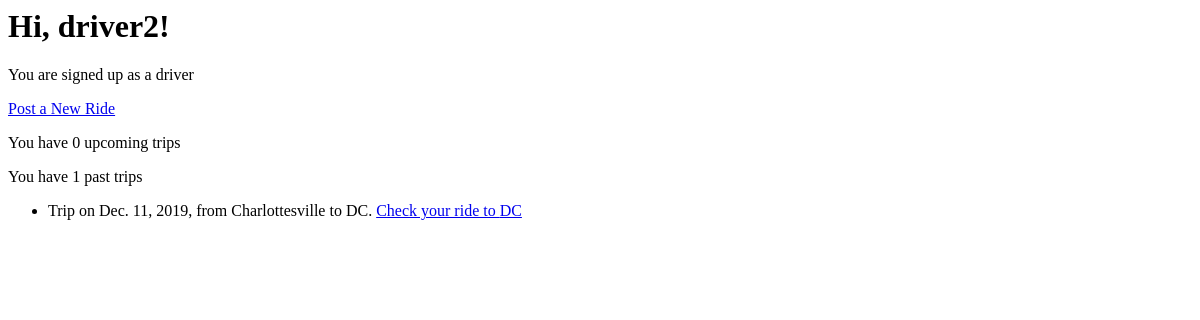
The app's page /2/driver_profile, older data.
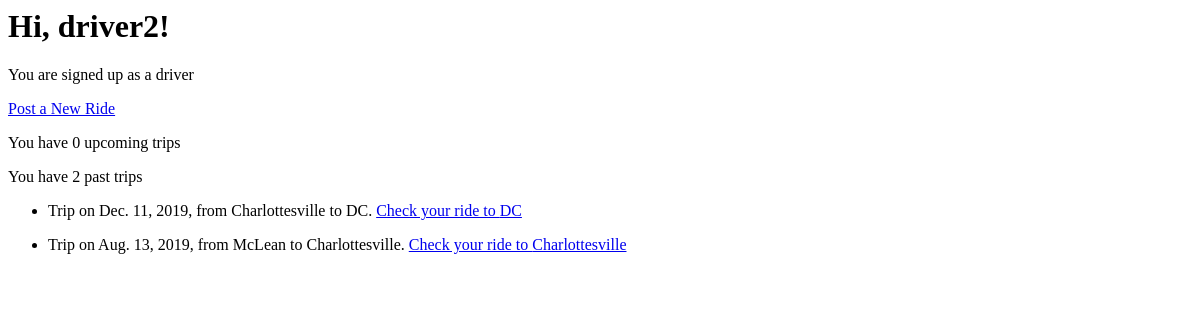
The same page, newer data.
### Rideshare_app/models.py (models this page shows)
class Ride(models.Model):
    departure_location = models.CharField(max_length = 30)
    destination_location = models.CharField(max_length = 30)
    date = models.DateField()
    driver = models.ForeignKey(Driver, null = True, on_delete = models.CASCADE)
    riders = models.ManyToManyField(Rider, blank = True)

### Rideshare_app/views.py (the view)
# urls.py: path('<int:driver_id>/driver_profile', views.driver_profile, name= 'driver_profile'),
def driver_profile(request, driver_id):
    driver = get_object_or_404(Driver, pk = driver_id)
    upcoming_rides_list = Ride.objects.filter(driver = driver_id, date__gte = timezone.now())
    past_rides = Ride.objects.filter(driver = driver_id, date__lt = timezone.now())
    context = {"driver" : driver, "upcoming_rides_list" : upcoming_rides_list,
                "past_rides" : past_rides}
    return render(request, 'Rideshare_app/driver_profile.html', context)

### Rideshare_app/templates/Rideshare_app/driver_profile.html (shortened to what this page needs)
<html>
<head>
  <h1> Hi, {{driver.first_name}}! </h1>
  <p> You are signed up as a driver </p>
  <p> <a href=" {% url 'post_ride_driver' driver.id%}">Post a New Ride</a> </p>
</head>
<body>
  <p> You have {{upcoming_rides_list.count}} upcoming trips </p>
  <p> You have {{past_rides.count}} past trips </p>
  <ul>
  {% for ride in past_rides %}
  <li>
    <p> Trip on {{ride.date}}, from {{ride.departure_location}} to {{ride.destination_location}}.
    <a href=" {% url 'ride' ride.id%}"> Check your ride to {{ride.destination_location}} </a>
    </p>
  </li>
  {% endfor %}
  </ul>
</body>
</html>

Row changes from the older to the newer data that the page shows:
added Ride: date "Aug. 13, 2019", departure_location "McLean", destination_location "Charlottesville"
Text that changed along with them:
{{ past_rides.count }}: "1" → "2"
